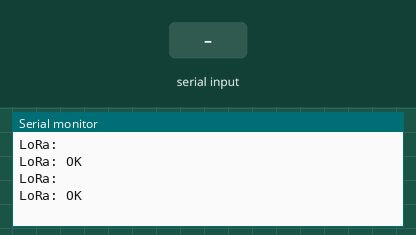
Simulated run of this sketch. Board: ESP32. On the bench: the last lines printed to the serial monitor. The inputs (shaded band) are chosen by the test bench. The modem accepts every AT command (registered, SIM ready, sends succeed) and sends nothing else.

Above: at 2.3 s.
2.4 s: "1\n" received over the second serial link
At 3.0 s:
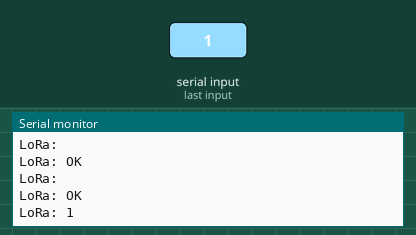
3.9 s: "0\n" received over the second serial link
At 5.3 s:
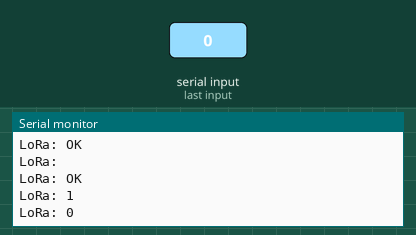

Measured:
- after the input at 2.4 s, the serial monitor: prints a new line at once (image 1)
- after the input at 3.9 s, the serial monitor: prints a new line at once (image 2)

The sketch:

LoraConfig.ino
```cpp
#include <Arduino.h>

// Uncomment one of these lines based on the board you're using
//#define USE_ESP32
#define USE_ESP8266
// #define USE_ARDUINO

#ifdef USE_ESP32
  #include <HardwareSerial.h>
  HardwareSerial LoRaSerial(2);
  #define LORA_RX 16  // ESP32 RX (Receives from LoRa TXD)
  #define LORA_TX 17  // ESP32 TX (Sends to LoRa RXD)
  #define LORA_RST 4  // Optional Reset Pin (ESP32)
#endif

#ifdef USE_ESP8266
  #include <SoftwareSerial.h>
  SoftwareSerial LoRaSerial(5, 4);  // RX = D1 (GPIO5), TX = D2 (GPIO4)
  #define LORA_RST 0  // Optional Reset Pin (ESP8266, GPIO0)
#endif

#ifdef USE_ARDUINO
  #include <SoftwareSerial.h>
  SoftwareSerial LoRaSerial(10, 11);  // RX = Pin 10, TX = Pin 11
  // Arduino does not always have an available GPIO for reset
#endif

void setup() {
  Serial.begin(74880);  // USB Serial Monitor

  #ifdef USE_ESP32
    LoRaSerial.begin(115200, SERIAL_8N1, LORA_RX, LORA_TX);
  #else
    LoRaSerial.begin(115200);
  #endif

  #ifdef LORA_RST
    pinMode(LORA_RST, OUTPUT);
    digitalWrite(LORA_RST, LOW);
    delay(100);
    digitalWrite(LORA_RST, HIGH);
    delay(500);
  #endif

  Serial.println("LoRa Configuration Bridge Active. Type AT commands:");

  // Ensure LoRa module is in AT mode
  LoRaSerial.print("AT+MODE=0\r\n");
  delay(500);
  LoRaSerial.print("AT\r\n");  // Check AT mode
}

void loop() {
  // Forward data from PC (USB) to LoRa module
  if (Serial.available()) {
    String cmd = Serial.readStringUntil('\n');
    cmd.trim();
    LoRaSerial.print(cmd + "\r\n");  // Send with CRLF
  }

  // Forward any responses from LoRa module back to PC
  if (LoRaSerial.available()) {
    String response = LoRaSerial.readStringUntil('\n');
    Serial.println("LoRa: " + response);
  }
}
```
